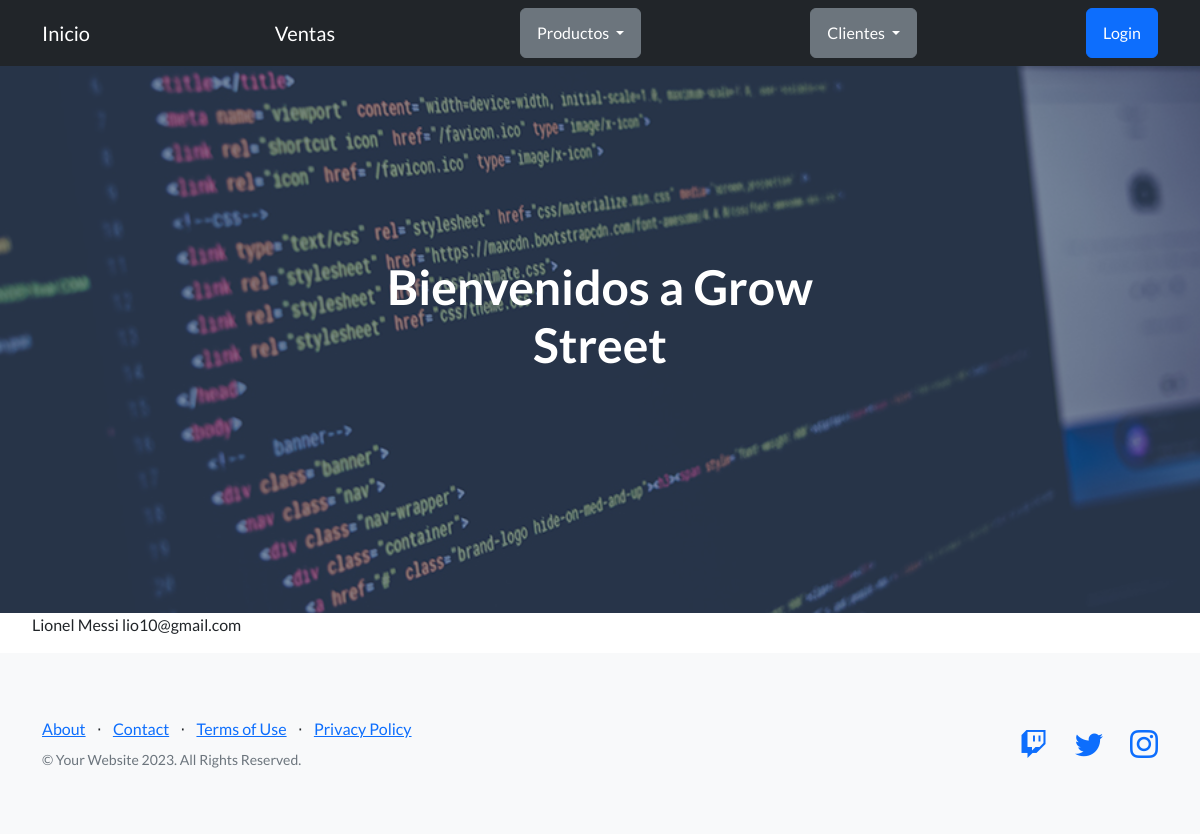
/distribuidora/lista_clientes/, run on an earlier commit of the app's database.
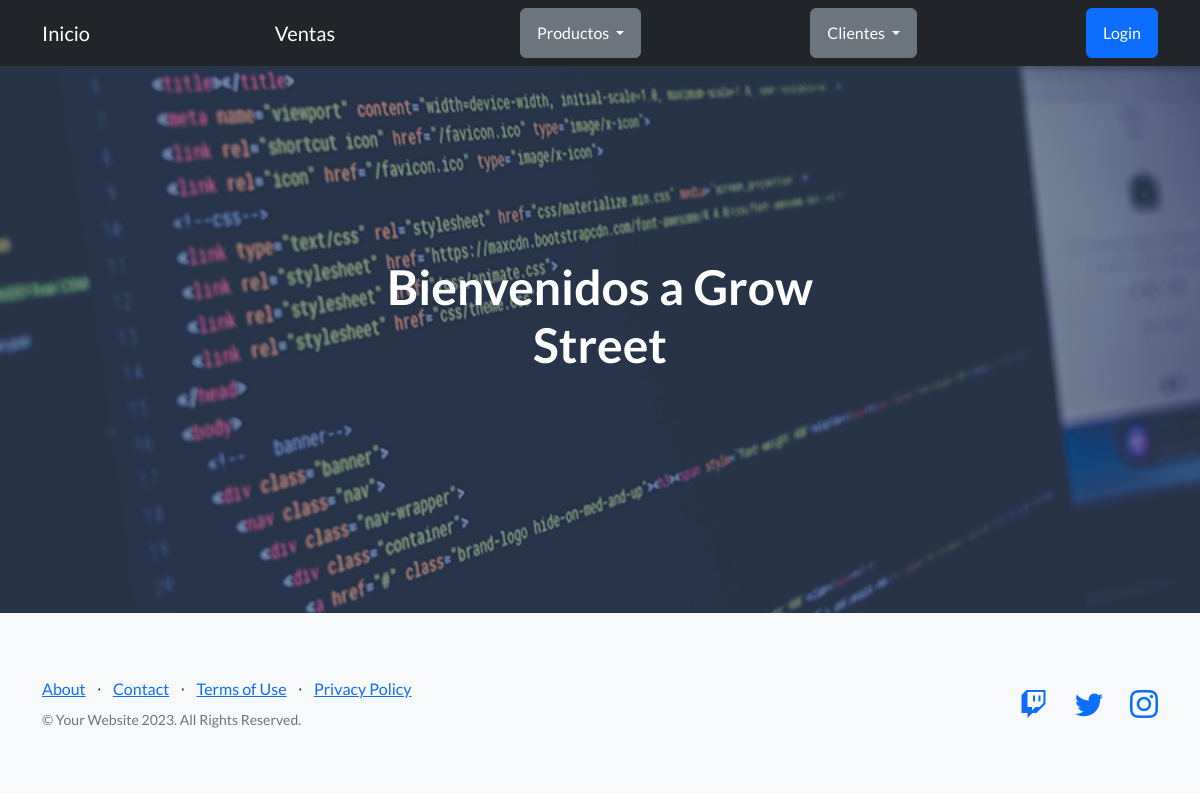
And on a later commit of the database.
### Distribuidora/models.py (models this page shows, shortened)
class Cliente(models.Model):
    nombre = models.CharField(max_length=50)
    apellido = models.CharField(max_length=30)
    email = models.EmailField()

### Distribuidora/views.py (the view)
# urls.py: path('lista_clientes/', lista_clientes),
def lista_clientes(req):
    lista = Cliente.objects.all()
    return render(req, 'lista_clientes.html', {'lista_clientes': lista})

### Distribuidora/context_processors.py (called while the page is built)
def user_avatar(request):
    user = request.user
    avatar = None  # Valor predeterminado si el usuario no tiene un avatar
    if user.is_authenticated:
        avatar = Avatar.objects.filter(user=user).first()
    return {
        'user_avatar': avatar
    }

### Distribuidora/templates/lista_clientes.html
{% extends 'inicio.html' %}
{% block HerenciaDeContenido %}
{% for cliente in lista_clientes %}
<ul>{{cliente.nombre}} {{cliente.apellido}} {{cliente.email}} </ul>
{% endfor %}
{% endblock HerenciaDeContenido %}

### Distribuidora/templates/inicio.html (shortened to what this page needs)
<!DOCTYPE html>
<html lang="en">
    <head>
        {% load static %}
        <link href="https://cdn.jsdelivr.net/npm/bootstrap-icons@1.5.0/font/bootstrap-icons.css" rel="stylesheet" type="text/css" />
        <link href="{% static 'css/styles.css' %}" rel="stylesheet" />
    </head>
    <body>
        <nav class="navbar navbar-dark bg-dark">
            <div class="container">
                <a class="navbar-brand" href="{% url 'Inicio' %}">Inicio</a>
                <a class="navbar-brand" href="{% url 'Ventas' %}">Ventas</a>
                <div class="dropdown">
                    <button class="btn btn-secondary dropdown-toggle" type="button" data-bs-toggle="dropdown" aria-expanded="false">
                        Productos
                    </button>
                </div>
                <div class="dropdown">
                    <button class="btn btn-secondary dropdown-toggle" type="button" data-bs-toggle="dropdown" aria-expanded="false">
                        Clientes
                    </button>
                </div>
                {% if user.is_authenticated %}
                    {% if url %}
                        <div class="ml-auto">
                            <a class="dropdown-item text-white"><img src="{{ url }}" height="30px" alt="avatar"> Bienvenido {{user.username}}</a>
                        </div>
                        <div class="ml-auto">
                            <a class="btn btn-primary" href="{% url 'Logout'%}">Logout</a>
                        </div>
                    {% else %}
                        <div class="ml-auto">
                            <a class="dropdown-item text-white">Bienvenido {{user.username}}</a>
                        </div>
                        <div class="ml-auto">
                            <a class="btn btn-primary" href="{% url 'Logout'%}">Logout</a>
                        </div>
                    {% endif %}
                {% else %}
                <a class="btn btn-primary" href="{% url 'Login'%}">Login</a>
                {% endif %}
            </div>
        </nav>
        <header class="masthead">
            <div class="container position-relative">
                <div class="row justify-content-center">
                    <div class="col-xl-6">
                        <div class="text-center text-white">
                            <h1 class="mb-5">Bienvenidos a Grow Street</h1>
                        </div>
                    </div>
                </div>
            </div>
        </header>
{% block HerenciaDeContenido %}{% endblock HerenciaDeContenido %}
        <footer class="footer bg-light">
            <div class="container">
                <div class="row">
                    <div class="col-lg-6 h-100 text-center text-lg-start my-auto">
                        <ul class="list-inline mb-2">
                            <li class="list-inline-item"><a href="#!">About</a></li>
                            <li class="list-inline-item">⋅</li>
                            <li class="list-inline-item"><a href="#!">Contact</a></li>
                            <li class="list-inline-item">⋅</li>
                            <li class="list-inline-item"><a href="#!">Terms of Use</a></li>
                            <li class="list-inline-item">⋅</li>
                            <li class="list-inline-item"><a href="#!">Privacy Policy</a></li>
                        </ul>
                        <p class="text-muted small mb-4 mb-lg-0">&copy; Your Website 2023. All Rights Reserved.</p>
                    </div>
                    <div class="col-lg-6 h-100 text-center text-lg-end my-auto">
                        <ul class="list-inline mb-0">
                            <li class="list-inline-item me-4">
                                <a href="#!"><i class="bi-twitch fs-3"></i></a>
                            </li>
                            <li class="list-inline-item me-4">
                                <a href="#!"><i class="bi-twitter fs-3"></i></a>
                            </li>
                            <li class="list-inline-item">
                                <a href="#!"><i class="bi-instagram fs-3"></i></a>
                            </li>
                        </ul>
                    </div>
                </div>
            </div>
        </footer>
    </body>
</html>

What changed in the data, as far as the page shows it:
removed Cliente: nombre "Lionel", apellido "Messi", email "lio10@gmail.com"
